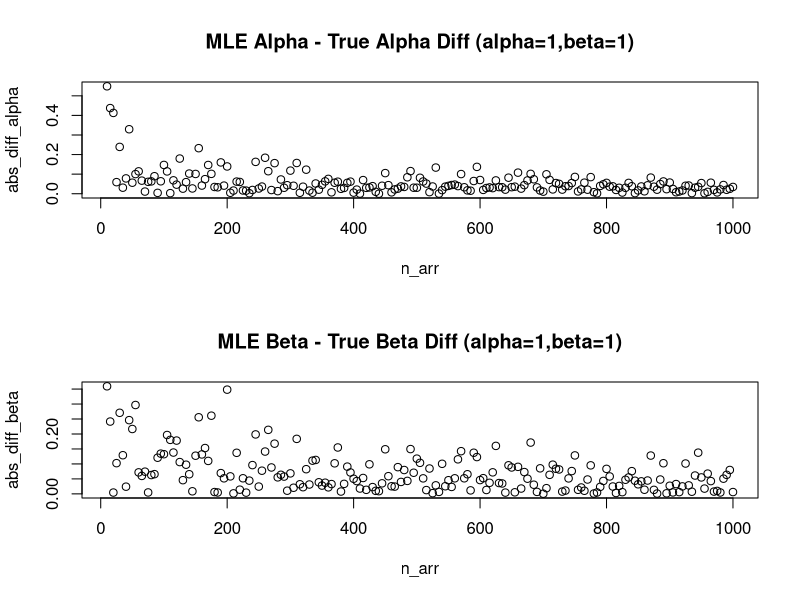
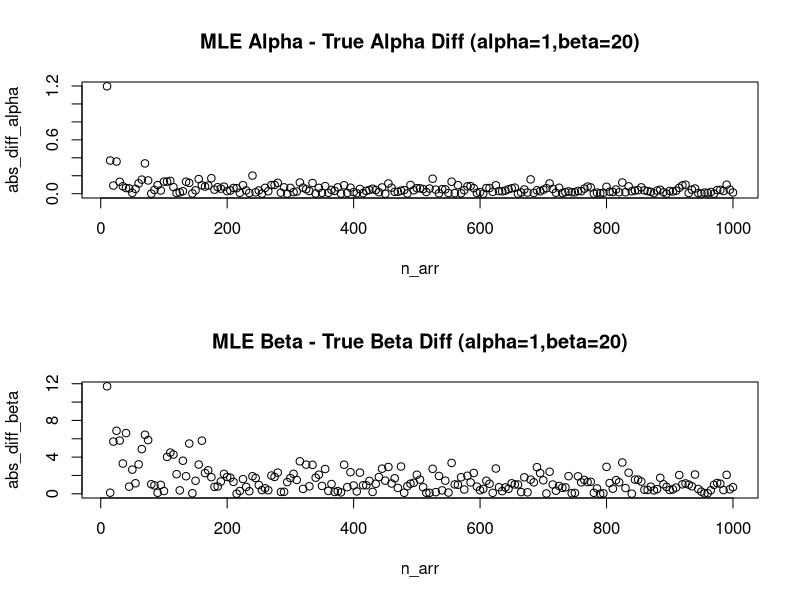
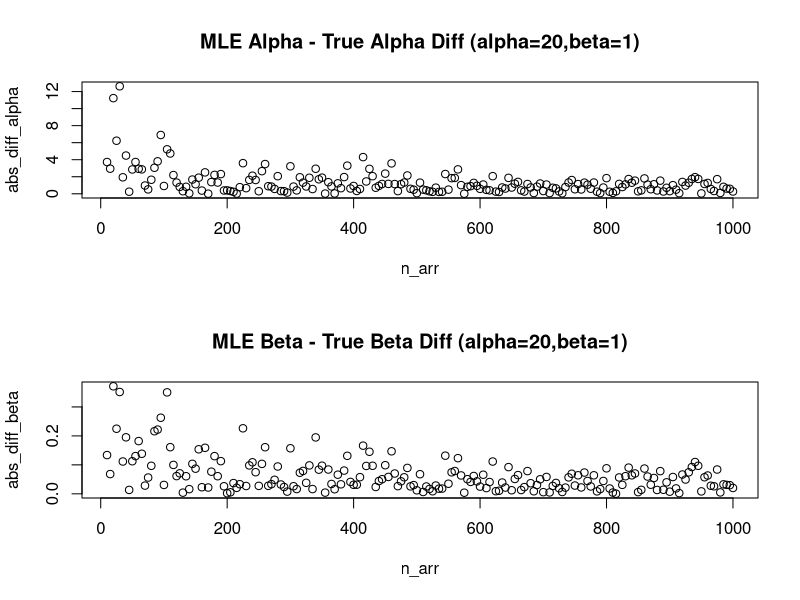
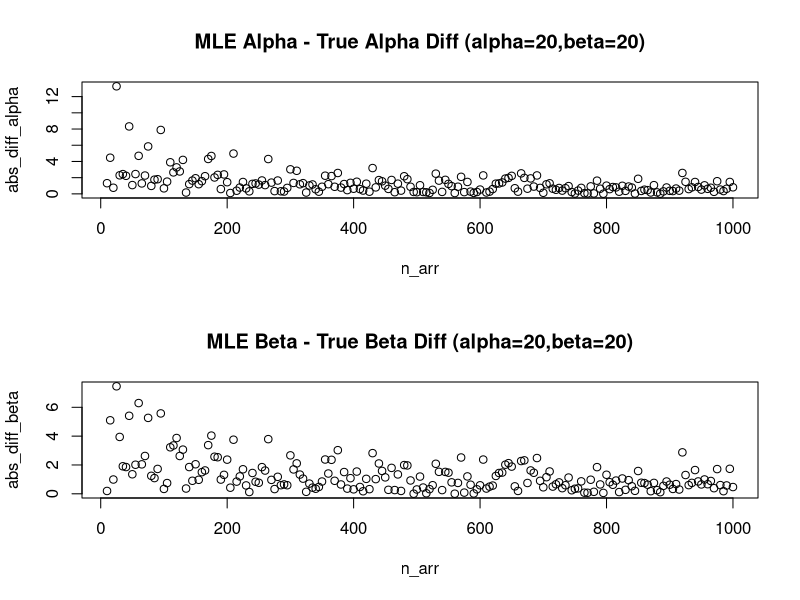

The R script that drew these images, in order:
generate_n_gamma = function(n, alpha=1, beta=1) {
  delta = 1/beta
  
  gammas = c() 
  for (i in 1:n) {
    us = sample.int(.Machine$integer.max, size = alpha, replace=TRUE)
    us = us / .Machine$integer.max
    exp = -log(us) / delta
    gammas = c(gammas,sum(exp))
  }
  return (gammas)
}

d <- function(f, x, h = 1e-7) {
  (f(x + h) - f(x - h)) / (2*h)
}

newton_numderiv <- function(f, x0, tol = 1e-9, maxiter = 100) {
  x <- x0
  for (i in seq_len(maxiter)) {
    fx <- f(x)
    dfx <- d(f, x)
    
    if (abs(dfx) < 1e-15) {
      stop("Numerical derivative too small. Unable to proceed")
    }
    
    x_new <- x - fx / dfx
    
    if (abs(x_new - x) < tol) {
      return(x_new)
    }
    x <- x_new
  }
  stop("Max iterations reached without convergence")
}

mle_gamma <- function(xs){
  n = length(xs)
  x_bar = mean(xs)
  log_x_bar = mean(log(xs))
  f = function(alpha) log(alpha) - digamma(alpha) - (log(x_bar) - log_x_bar)
  a = newton_numderiv(f, 1)
  return (c(a, x_bar/a))
}

xs = generate_n_gamma(1000, 5, 10)

mle_gamma(xs)

evaulate_mle_abs_diff <- function(true_alpha=1, true_beta=1) {
  n_arr <- seq(10,1000,5)
  abs_diff_alpha <- c()
  abs_diff_beta <- c()
  for (n in n_arr) {
    x <- generate_n_gamma(n, true_alpha, true_beta)
    hats <- mle_gamma(x)
    abs_diff_alpha <- c(abs_diff_alpha, abs(hats[1]-true_alpha))
    abs_diff_beta <- c(abs_diff_beta,abs(hats[2]-true_beta))
  }
  
  
  par(mfrow=c(2,1))
  plot(n_arr, abs_diff_alpha, main = sprintf("MLE Alpha - True Alpha Diff (alpha=%s,beta=%s)", true_alpha, true_beta)) 
  plot(n_arr, abs_diff_beta, main = sprintf("MLE Beta - True Beta Diff (alpha=%s,beta=%s)", true_alpha, true_beta)) 
}

evaulate_mle_abs_diff(1,1)
evaulate_mle_abs_diff(1,20)
evaulate_mle_abs_diff(20,1)
evaulate_mle_abs_diff(20,20)

